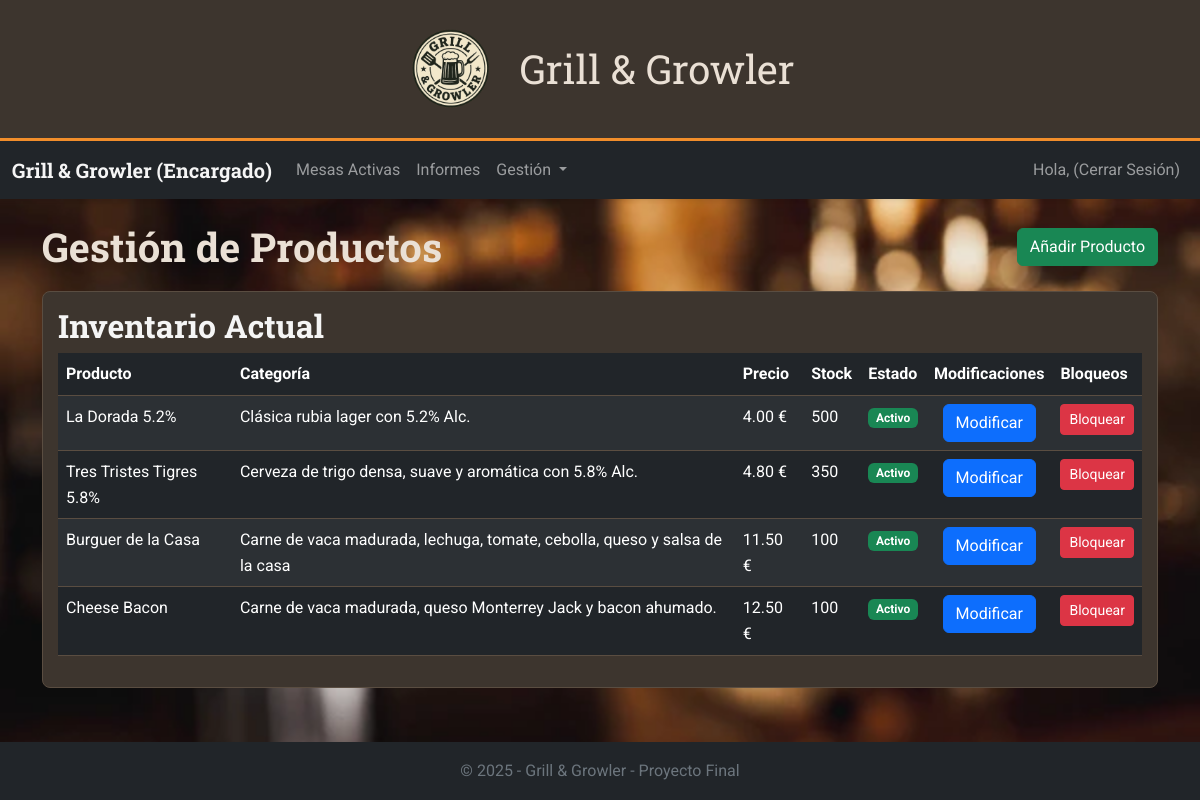
The app's page /Bootstrap/encargado/gestion_productos.php, older data.
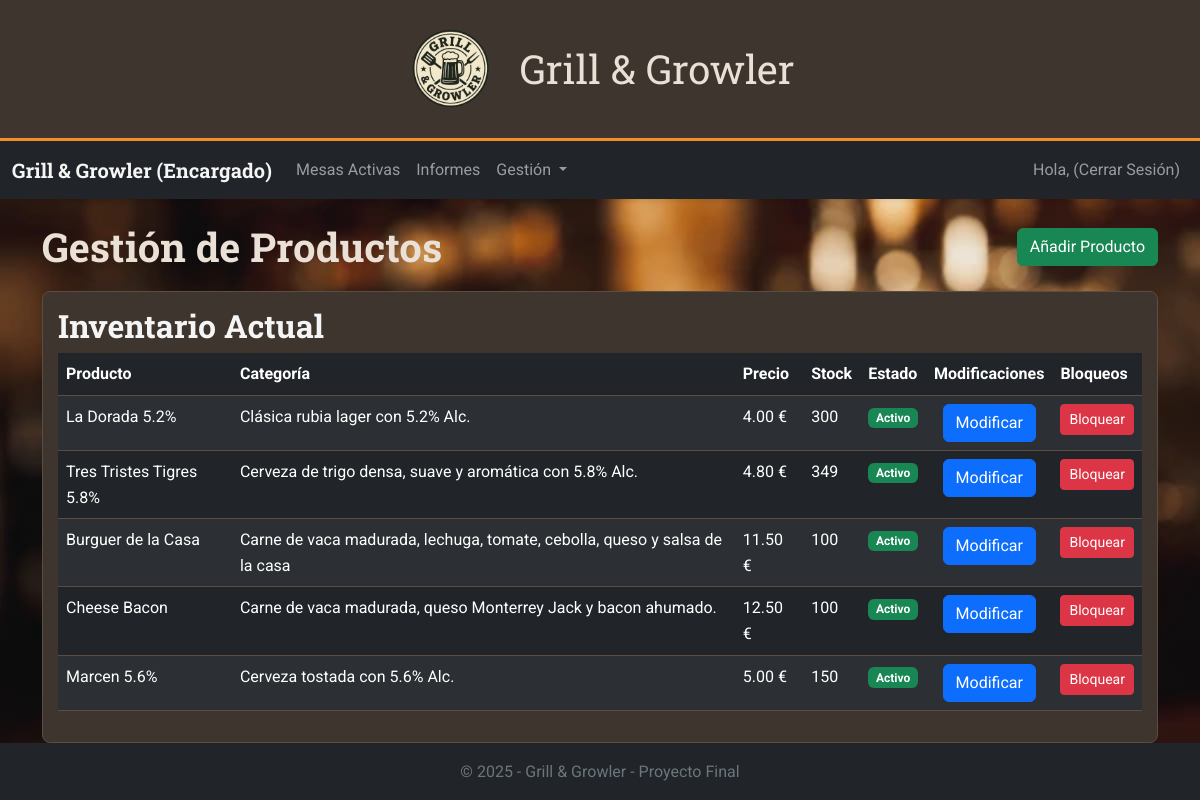
The same page, newer data.
### tables this page shows
CREATE TABLE `productos` (
  `idprod` int(11) NOT NULL,
  `nombre` varchar(50) NOT NULL,
  `descripcion` varchar(100) NOT NULL,
  `precio` float NOT NULL,
  `stock` int(11) NOT NULL,
  `estado` tinyint(1) NOT NULL,
  `categoria` int(11) NOT NULL,
  `estado_cat` tinyint(1) NOT NULL COMMENT '0 - activa\r\n1 - bloqueada'
);

### Bootstrap/encargado/gestion_productos.php (the view, shortened to what this page needs)
<!DOCTYPE html>
<html lang="es">
<head>
    <link rel="stylesheet" href="../css/bootstrap.min.css">
    <link rel="stylesheet" href="../css/style.css">
</head>
<body class="d-flex flex-column min-vh-100">
    <?php include '../includes/header.php'; ?>
    <?php include 'navbar_encargado.php'; ?>
    <main class="container mt-4 flex-grow-1">
        <div class="d-flex justify-content-between align-items-center mb-3">
            <h1 class="titulo" style="margin-top: 0; margin-bottom: 0;">Gestión de Productos</h1>
            <button class="btn btn-success" data-bs-toggle="collapse" data-bs-target="#collapseAnadir">
                Añadir Producto
            </button>
        </div>
        <div class="caja">
            <h2>Inventario Actual</h2>
            <div class="table-responsive">
                <table class="table table-dark table-striped table-hover">
                    <thead>
                        <tr>
                            <th>Producto</th>
                            <th>Categoría</th>
                            <th>Precio</th>
                            <th>Stock</th>
                            <th>Estado</th>
                            <th>Modificaciones</th>
                            <th>Bloqueos</th>
                        </tr>
                    </thead>
                    <tbody>
                        <?php
                        include("../includes/conexion.php");
                        $consulta_productos = "SELECT * FROM productos";
                        $result = mysqli_query($conn, $consulta_productos);
                        if (mysqli_num_rows($result) > 0) {
                            while ($row = mysqli_fetch_array($result)) {
                                $nombre = $row['nombre'];
                                $descripcion = $row['descripcion'];
                                $precio = $row['precio'];
                                $stock = $row['stock'];
                                $idprod = $row['idprod'];
                                if ($row['estado'] == 0) {
                                    $estado = 'Activo';
                                    $color = 'success';
                                    $bloquear = false;
                                } else {
                                    $estado = 'Bloqueado';
                                    $color = 'danger';
                                    $bloquear = true;
                                }
                                echo "<tr>";
                                echo "<td>" . ($nombre) . "</td>";
                                echo "<td>" . ($descripcion) . "</td>";
                                echo "<td>" . number_format($precio, 2) . " €</td>";
                                echo "<td>" . ($stock) . "</td>";
                                echo "<td><span class='badge bg-" . $color . "'>" . ($estado) . "</td>";
                                echo "<td class='text-center'>
                                        <button type='button' class='btn btn-primary' data-bs-toggle='modal' data-bs-target='#modalModificar$idprod'>
                                            Modificar
                                        </button>
                                    </td>";
                                echo "<td>
                                        <form action='gestion_productos.php' method='POST'>
                                            <input type='hidden' name='idprod' value='$idprod'>";
                                if (!$bloquear) {
                                    echo "<button type='submit' name='bloquear' class='btn btn-danger btn-sm'>Bloquear</button>";
                                } else {
                                    echo "<button type='submit' name='activar' class='btn btn-success btn-sm'>Activar</button>";
                                }
                                echo "</form>
                                        </td>";
                                echo "</tr>";
                            }
                        }
                        ?>
                    </tbody>
                </table>
            </div>
        </div>
    </main>
    <?php include '../includes/footer.php'; ?>
</body>
</html>

### Bootstrap/includes/header.php
<header class="brand-header">
    <div class="container-fluid text-center">
        <div class="row justify-content-center">
            <div class="col-auto">
                <img src="../img/LogoBG.png" width="90px" alt="">
            </div>
            <div class="col-auto brand-logo align-self-center" href="../index.php">
                <span class="brand-title">Grill & Growler</span>
            </div>
        </div>
    </div>
</header>

### Bootstrap/encargado/navbar_encargado.php (shortened to what this page needs)
<nav class="navbar navbar-expand-lg navbar-dark bg-dark shadow-sm">
  <div class="container-fluid">
    <a class="navbar-brand fw-bold" href="#">Grill & Growler (Encargado)</a>
    <div class="collapse navbar-collapse" id="navbarEncargado">
      <ul class="navbar-nav me-auto mb-2 mb-lg-0">
        <li class="nav-item">
          <a class="nav-link" href="#">Mesas Activas</a>
        </li>
        <li class="nav-item">
          <a class="nav-link" href="#">Informes</a>
        </li>
        <li class="nav-item dropdown">
          <a class="nav-link dropdown-toggle" href="#" id="dropdownGestion" role="button" data-bs-toggle="dropdown" aria-expanded="false">
            Gestión
          </a>
        </li>
      </ul>
      <ul class="navbar-nav ms-auto mb-2 mb-lg-0">
         <li class="nav-item">
            <a class="nav-link" href="../logout.php">Hola, <?php echo $_SESSION['nombre'] ?> (Cerrar Sesión)</a>
        </li>
      </ul>
    </div>
  </div>
</nav>

### Bootstrap/includes/footer.php
<footer class="mt-auto bg-dark text-center text-muted py-3">
    <div class="container">
        &copy; <?php echo date('Y'); ?> - Grill & Growler - Proyecto Final
    </div>
</footer>

Row changes from the older to the newer data that the page shows:
changed productos "La Dorada 5.2%": stock "500" → "300"
changed productos "Tres Tristes Tigres 5.8%": stock "350" → "349"
added productos: nombre "Marcen 5.6%", descripcion "Cerveza tostada con 5.6% Alc.", precio "5.00", stock "150", estado "Activo", shows "Bloquear"
